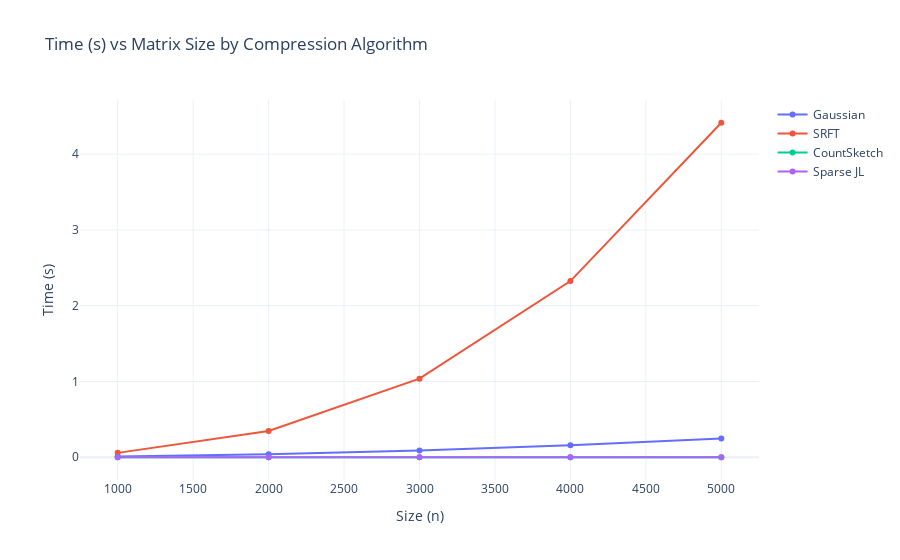

The notebook cell saved with this chart:
### Markdown cell above
***Figure 1: Generation Cost***

### Code cell
fig = go.Figure()

_df = summary_df[summary_df['Density'] == 'dense']
for method in _df['Method'].unique():
    
    fig.add_trace(
        go.Scatter(
            x = _df[_df['Method']==method]['Size'],
            y = _df[_df['Method']==method]['Generation Time'],
            name = method
        ),
    )

fig.update_layout(
    title = 'Time (s) vs Matrix Size by Compression Algorithm',
    xaxis_title = 'Size (n)',
    yaxis_title = 'Time (s)',
    template = 'plotly_white'
)
fig.show()

### Figure 1 — Plotly figure (JSON) as saved in the notebook; plotly's stock layout.template omitted (floating-point values rounded to 4 significant figures)
{"data": [{"name": "Gaussian", "type": "scatter", "x": [1000, 2000, 3000, 4000, 5000], "y": [0.01047, 0.04077, 0.08921, 0.1587, 0.248]}, {"name": "SRFT", "type": "scatter", "x": [1000, 2000, 3000, 4000, 5000], "y": [0.05797, 0.3464, 1.038, 2.325, 4.414]}, {"name": "CountSketch", "type": "scatter", "x": [1000, 2000, 3000, 4000, 5000], "y": [0.0002114, 0.0002218, 0.0002337, 0.0002364, 0.0002735]}, {"name": "Sparse JL", "type": "scatter", "x": [1000, 2000, 3000, 4000, 5000], "y": [0.0002705, 0.0003159, 0.00038, 0.00044, 0.000514]}], "layout": {"title": {"text": "Time (s) vs Matrix Size by Compression Algorithm"}, "xaxis": {"title": {"text": "Size (n)"}}, "yaxis": {"title": {"text": "Time (s)"}}}}
